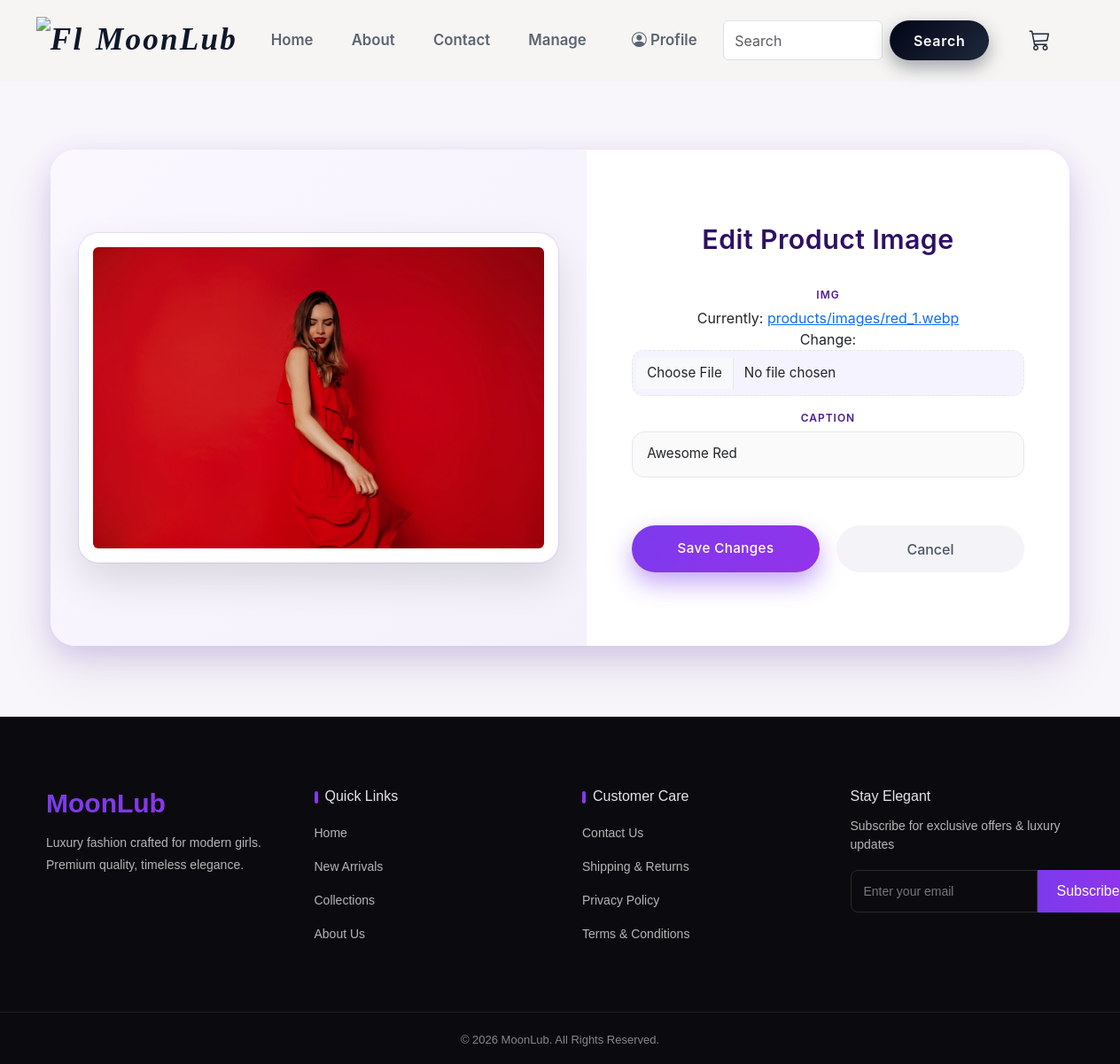
The page /products/image/edit/22 on the database its author committed.
### products/models.py (models this page shows, shortened)
class ProductImage(models.Model):
    img = models.ImageField(upload_to = 'products/images')
    caption = models.CharField(max_length = 200, blank = True)
    product = models.ForeignKey(Product, on_delete=models.CASCADE, related_name = 'images')
    created_at = models.DateTimeField(auto_now_add = True)
    updated_at = models.DateTimeField(auto_now=True)

### products/views.py (the view, shortened to what this page needs)
# urls.py: path('image/edit/<int:pk>', EditProductImage.as_view(), name='edit_product_image'),
class EditProductImage(UpdateView):
    model = ProductImage
    template_name = 'products/image_edit.html'
    form_class = ProductImageForm
    context_object_name = 'image'
    def get_context_data(self, **kwargs):
        context = super().get_context_data(**kwargs)
        context['product'] = self.object.product
        return context

### products/forms.py
class ProductImageForm(forms.ModelForm):
    class Meta:
        model = ProductImage
        fields = ['img', 'caption']
        widgets = {
            'img': forms.ClearableFileInput(attrs={
                'class': 'form-control'
            }),
            'caption': forms.TextInput(attrs={
                'class': 'form-control',
                'placeholder': 'Optional caption'
            }),
        }

### templates/products/image_edit.html (shortened to what this page needs)
{% extends 'base/base.html' %}
{% block content %}
<section class="image-edit-section">
    <div class="image-edit-card">
        <div class="left-panel">
            <img src="{{image.img.url}}" class="w-100" alt="">
        </div>
        <div class="right-panel">
            <h3>Edit Product Image</h3>
            <form method="post" enctype="multipart/form-data">
            {% for field in form %}
            {% include 'base/includes/basic_form_field.html' %}
            {% endfor %}
                <div class="btn-group">
                    <button type="submit" class="save-btn">
                        Save Changes
                    </button>
                    <a href="{% url 'product_details' product.pk %}" class="cancel-btn">
                        Cancel
                    </a>
                </div>
            </form>
        </div>
    </div>
</section>
{% endblock %}

### templates/base/includes/basic_form_field.html (shortened to what this page needs)
<div class="mb-3">
    <label class="form-label">
        {{field.label}}
    </label>
    {{field}}
</div>

### static/css/styles.css (style rules this page uses)
* { margin: 0; padding: 0; box-sizing: border-box; }
body { padding: 89px 0 0 0; font-family: 'Inter', sans-serif; background-color: #ededef; }
.image-edit-section { min-height: 90vh; background: #f8f5fb; display: flex; justify-content: center; align-items: center; padding: 2.5rem 1.5rem; }
.image-edit-card { width: 100%; max-width: 1150px; height: 560px; display: flex; border-radius: 28px; overflow: hidden; background: #ffffff; box-shadow: 0 28px 60px rgba(0, 0, 0, 0.08), 0 10px 30px rgba(124, 58, 237, 0.18); }

### rows shown on the page
ProductImage: img (picture), form "Awesome Red"

### other values the page prints
{{ field.label }} "IMG" "CAPTION"
